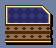

This is a level from a 2D game, rendered from its Tiled map with the project's own tilesets. A one-line summary and the complete map file follow:
An orthogonal 7x6 tile map with 8x8 px tiles, 1 tile layer (Tile Layer 1).

<map version="1.9" tiledversion="1.9.1" orientation="orthogonal" renderorder="right-down" width="7" height="6" tilewidth="8" tileheight="8" infinite="0" nextlayerid="2" nextobjectid="1">
 <tileset firstgid="1" name="BobMenuTiles" tilewidth="8" tileheight="8" tilecount="128" columns="16">
  <image source="../../Image/Png/BobMenuTiles.png" width="128" height="64" />
 </tileset>
 <layer id="1" name="Tile Layer 1" width="7" height="6">
  <data encoding="csv">
4,3,3,3,3,6,1,
37,2,2,2,2,7,19,
17,5,5,5,5,5,16,
12,11,11,11,11,11,18,
12,11,11,11,11,11,18,
13,14,14,14,14,14,15
</data>
 </layer>
</map>
